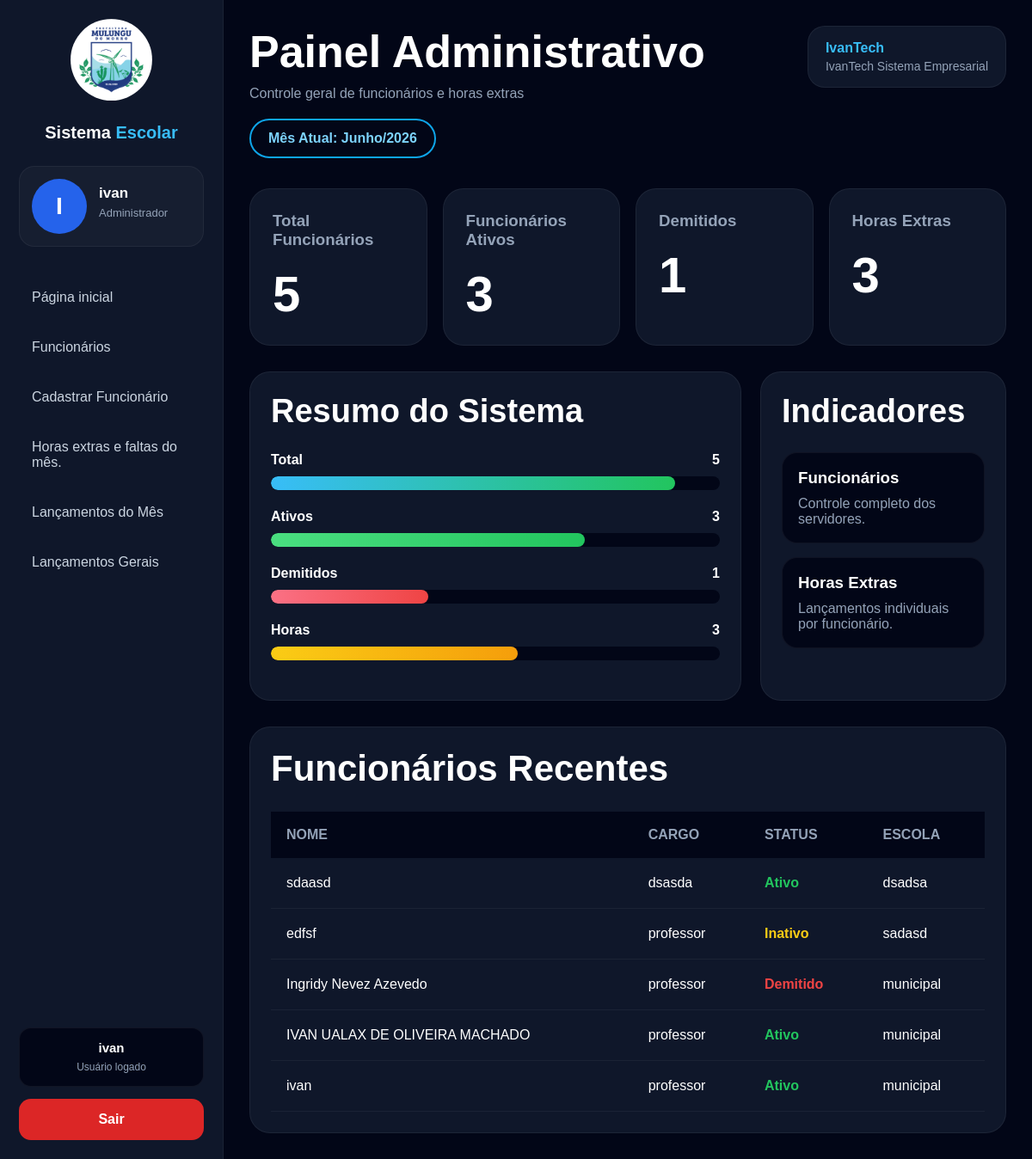
The app's page / (signed in), older data.
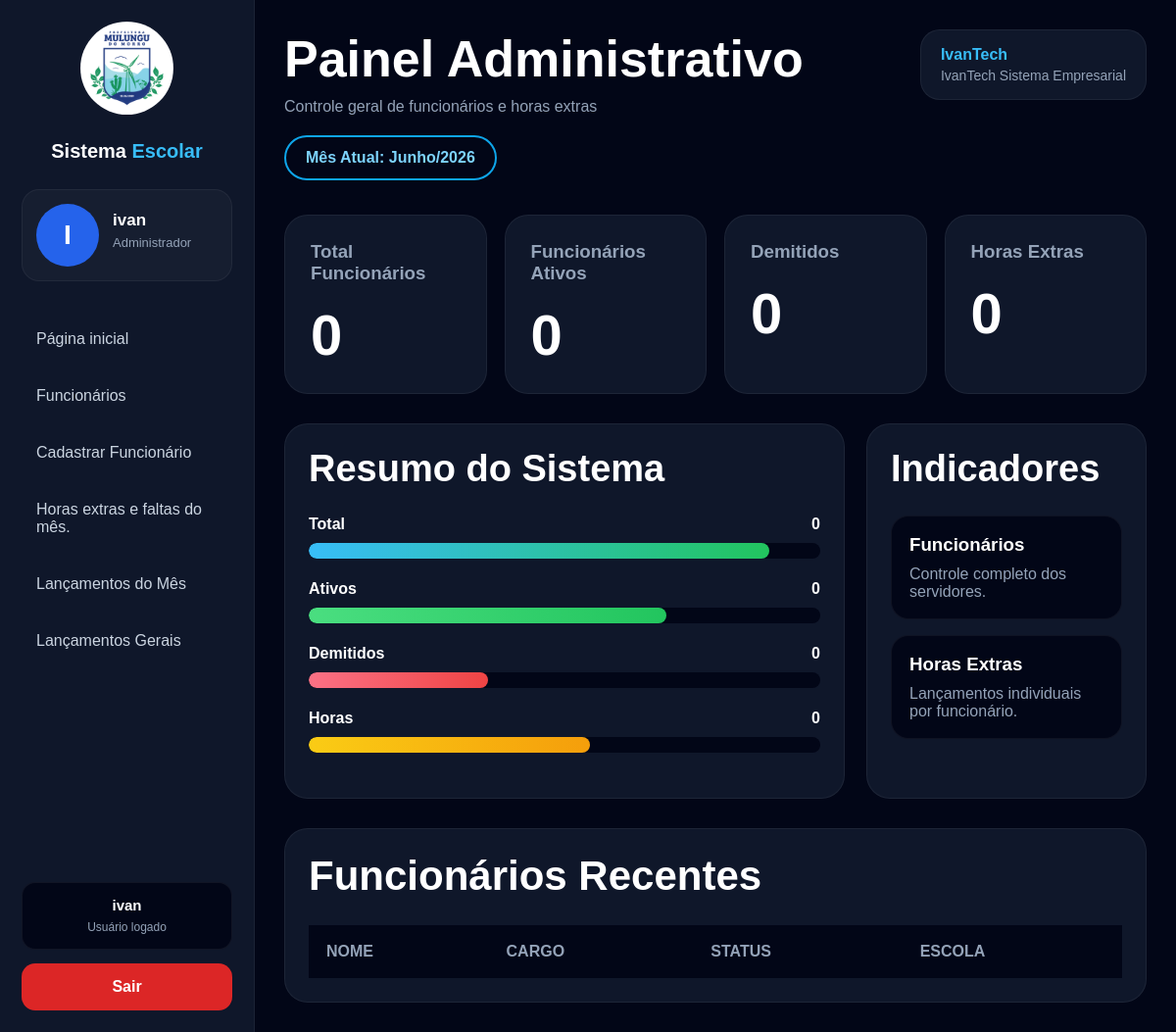
The same page, newer data.
### funcionarios/models.py (models this page shows, shortened)
class Funcionario(models.Model):
    STATUS = (
        ('ativo', 'Ativo'),
        ('inativo', 'Inativo'),
        ('demitido', 'Demitido'),
    )
    nome = models.CharField(max_length=150)
    situacao_contratual = models.CharField(
    max_length=100,
    blank=True,
    null=True
)
    cpf = models.CharField(max_length=14)
    numero = models.CharField(
        max_length=20,
        blank=True,
        null=True
    )
    localidade = models.CharField(
        max_length=150,
        blank=True,
        null=True
    )
    escola = models.CharField(max_length=150)
    cargo = models.ForeignKey(
        Cargo,
        on_delete=models.SET_NULL,
        null=True,
        blank=True
    )
    carga_horaria = models.IntegerField(default=0)
    status = models.CharField(
        max_length=20,
        choices=STATUS,
        default='ativo'
    )
    data_admissao = models.DateField(
        blank=True,
        null=True
    )
    criado_em = models.DateTimeField(auto_now_add=True)

class Cargo(models.Model):
    nome = models.CharField(
        max_length=100,
        unique=True
    )

### funcionarios/views.py (the view)
@login_required(login_url='/login/')
def home(request):
    agora = datetime.now()
    meses = [
        '',
        'Janeiro',
        'Fevereiro',
        'Março',
        'Abril',
        'Maio',
        'Junho',
        'Julho',
        'Agosto',
        'Setembro',
        'Outubro',
        'Novembro',
        'Dezembro'
    ]
    funcionarios = Funcionario.objects.all().order_by('-id')[:10]
    context = {
        'funcionarios': funcionarios,
        'total_funcionarios': Funcionario.objects.count(),
        'ativos': Funcionario.objects.filter(
            status='ativo'
        ).count(),
        'inativos': Funcionario.objects.filter(
            status='inativo'
        ).count(),
        'demitidos': Funcionario.objects.filter(
            status='demitido'
        ).count(),
        'horas_extras': HoraExtra.objects.count(),
        'mes_atual': meses[agora.month],
        'ano_atual': agora.year,
    }
    return render(
        request,
        'home.html',
        context
    )

### funcionarios/templates/home.html (shortened to what the changed rows need)
{% load static %}
<!DOCTYPE html>
<html lang="pt-br">
<head>
</head>
<body>
    <div class="sidebar">
        <div>
            <div class="logo-area">
                <h1>
                    Sistema
                    <span>Escolar</span>
                </h1>
            </div>
        </div>
    </div>
    <div class="content">
        <div class="topo">
            <div>
                <h1>
                    Painel Administrativo
                </h1>
            </div>
        </div>
        <div class="cards">
            <div class="card">
                <h3>Total Funcionários</h3>
                <strong>{{ total_funcionarios }}</strong>
            </div>
            <div class="card">
                <h3>Funcionários Ativos</h3>
                <strong>{{ ativos }}</strong>
            </div>
            <div class="card">
                <h3>Demitidos</h3>
                <strong>{{ demitidos }}</strong>
            </div>
            <div class="card">
                <h3>Horas Extras</h3>
                <strong>{{ horas_extras }}</strong>
            </div>
        </div>
        <div class="grid">
            <div class="box">
                <h2>
                    Resumo do Sistema
                </h2>
                <div class="barra-item">
                    <div class="barra-topo">
                        <span>Total</span>
                        <span>{{ total_funcionarios }}</span>
                    </div>
                </div>
                <div class="barra-item">
                    <div class="barra-topo">
                        <span>Ativos</span>
                        <span>{{ ativos }}</span>
                    </div>
                </div>
                <div class="barra-item">
                    <div class="barra-topo">
                        <span>Demitidos</span>
                        <span>{{ demitidos }}</span>
                    </div>
                </div>
                <div class="barra-item">
                    <div class="barra-topo">
                        <span>Horas</span>
                        <span>{{ horas_extras }}</span>
                    </div>
                </div>
            </div>
            <div class="box">
                <h2>
                    Indicadores
                </h2>
            </div>
        </div>
        <div class="tabela-box">
            <h2>
                Funcionários Recentes
            </h2>
            <table>
                <thead>
                    <tr>
                        <th>NOME</th>
                        <th>CARGO</th>
                        <th>STATUS</th>
                        <th>ESCOLA</th>
                    </tr>
                </thead>
                <tbody>
                    {% for funcionario in funcionarios %}
                    <tr>
                        <td>
                            {{ funcionario.nome }}
                        </td>
                        <td>
                            {% if funcionario.cargo %}
                                {{ funcionario.cargo.nome }}
                            {% endif %}
                        </td>
                        <td>
                            <span class="{{ funcionario.status }}">
                                {{ funcionario.status|title }}
                            </span>
                        </td>
                        <td>
                            {{ funcionario.escola }}
                        </td>
                    </tr>
                    {% endfor %}
                </tbody>
            </table>
        </div>
    </div>
</body>
</html>

Row changes from the older to the newer data that the page shows:
removed Funcionario: nome "sdaasd", cargo.nome "dsasda", status "Ativo", escola "dsadsa"
removed Funcionario: nome "edfsf", cargo.nome "professor", status "Inativo", escola "sadasd"
removed Funcionario: nome "Ingridy Nevez Azevedo", cargo.nome "professor", status "Demitido", escola "municipal"
removed Funcionario: nome "IVAN UALAX DE OLIVEIRA MACHADO", cargo.nome "professor", status "Ativo", escola "municipal"
removed Funcionario: nome "ivan", cargo.nome "professor", status "Ativo", escola "municipal"
Text that changed along with them:
{{ total_funcionarios }}: "5" → "0"
{{ ativos }}: "3" → "0"
{{ demitidos }}: "1" → "0"
{{ horas_extras }}: "3" → "0"
